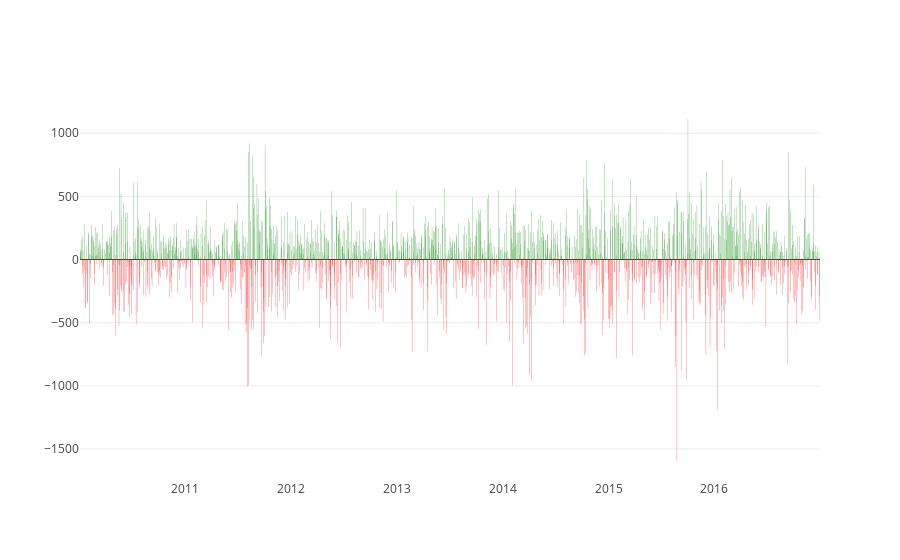

Notebook code for this chart:
### Markdown cell above
For this visualization I used rectlinear axes because they are the more readable and I am not trying to imply some sort of cyclic pattern. The mark I used is a line because we are looking at time series data. The channel I used is position because we are trying to compare two days. In terms of interactivity, I felt that the default interactivity was sufficient for the purposes of the visualization. With the zoom feature provided by plotly, a user can do many medium-level tasks. For example, a user could do a lookup for the stock price at a certain date. He could also browse for the maximum value in a given week, month, year.

### Code cell
x=dfGrouped['date'].apply(str)
y=dfGrouped['net_gain']
c = np.where(dfGrouped['net_gain']>=0,'green','red')
iplot([go.Bar(x=x,y=y,marker=dict(color=c))])

### Figure 1 — Plotly figure (JSON) as saved in the notebook; plotly's stock layout.template omitted (floating-point values rounded to 4 significant figures; data arrays with more than 128 entries replaced by an {"elided": "..."} marker saying what was removed)
{"data": [{"marker": {"color": {"elided": "1762 str values"}}, "type": "bar", "uid": "b7d11553-6ff6-43ed-9448-19c596519964", "x": {"elided": "1762 str values"}, "y": {"elided": "1762 float values"}}], "layout": {}}
